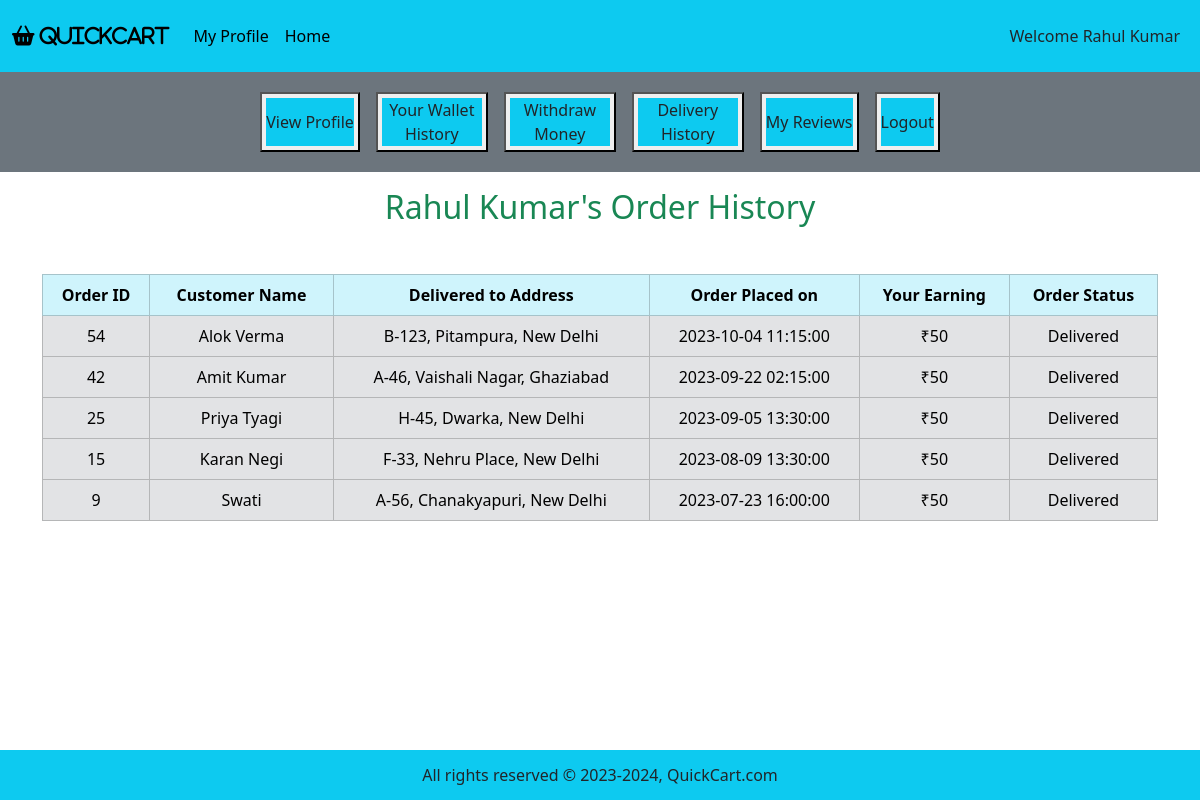
The page /agent_mode/profile_page.php?agent_id=1&history on the database as committed earlier.
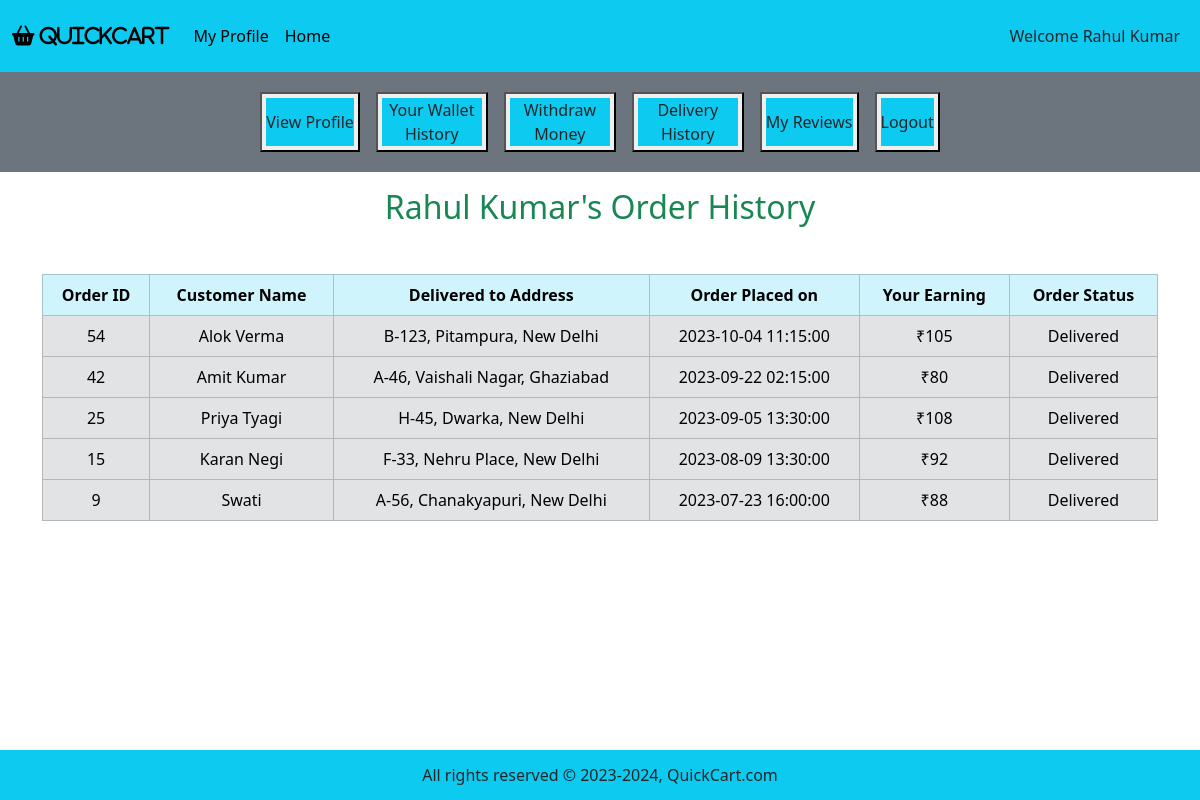
The same page on the database as committed later.
### tables this page shows
CREATE TABLE IF NOT EXISTS `order` (
	orderID INT AUTO_INCREMENT PRIMARY KEY,
    status VARCHAR(20) NOT NULL DEFAULT "Confirmed",  
    total_price DECIMAL(10, 2) NOT NULL,
    time TIMESTAMP NOT NULL DEFAULT CURRENT_TIMESTAMP,
    location VARCHAR(255) NOT NULL,
    agentPayment INT NOT NULL DEFAULT 50,
    customerID INT NOT NULL,
    agentID INT NOT NULL,
    FOREIGN KEY (customerID) REFERENCES customer(customerID),  
    FOREIGN KEY (agentID) REFERENCES deliveryAgent(agentID)  
);

CREATE TABLE IF NOT EXISTS customer (
	customerID INT AUTO_INCREMENT PRIMARY KEY, 
    first_name VARCHAR(50) NOT NULL,  
    last_name VARCHAR(50),
    address_street VARCHAR(100) NOT NULL,  
	address_city VARCHAR(50) NOT NULL,
	address_state VARCHAR(50) NOT NULL,
    pincode INT NOT NULL,
    phone_no BIGINT UNIQUE NOT NULL,  
    email VARCHAR(100) UNIQUE NOT NULL,
    password VARCHAR(50) NOT NULL,
    dob DATE NOT NULL,
    age INT DEFAULT 0,  
    gender VARCHAR(10)
);

### agent_mode/profile_page.php (the view, shortened to what the changed rows need)
<?php
include ('../includes/connect.php');
if (isset ($_GET['agent_id'])) {
    $agent_id = $_GET['agent_id'];
    $get_data = "SELECT * FROM deliveryAgent WHERE agentID = $agent_id;";
    $result_get = mysqli_query($con, $get_data);
    $row_data = mysqli_fetch_assoc($result_get);
    $agent_id = $row_data["agentID"];
    $agent_fname = $row_data['first_name'];
    $agent_lname = $row_data['last_name'];
    if ($agent_lname === null) {
        $agent_name = $agent_fname;
    } else {
        $agent_name = $agent_fname . ' ' . $agent_lname;
    }
}
?>
<!DOCTYPE html>
<html lang="en">
<head>
    <link href="https://cdn.jsdelivr.net/npm/bootstrap@5.3.3/dist/css/bootstrap.min.css" rel="stylesheet"
>
    <link rel="stylesheet" href="https://cdnjs.cloudflare.com/ajax/libs/font-awesome/6.5.1/css/all.min.css"
 />
    <link rel="stylesheet" href="../style.css">
</head>
<body>
    <div class="container-fluid p-0">
        <div class="container my-3">
            <?php
            if (isset ($_GET['history'])) {
                include ('agent_history.php');
            }
            ?>
        </div>
        <?php
        include ("../includes/footer.php");
        ?>
    </div>
</body>
</html>

### agent_mode/agent_history.php (shortened to what the changed rows need)
<?php
$fetch_orders = "SELECT * FROM `order` WHERE agentID = $agent_id AND status = 'Delivered' ORDER BY orderID DESC;";
$result_fetch = mysqli_query($con, $fetch_orders);
$num_of_rows = mysqli_num_rows($result_fetch);
if ($num_of_rows == 0) {
    echo "<h2 class='text-center text-danger'> Deliver orders to view history! </h2>";
} else {
    ?>
    <h2 class="text-center text-success"><?php echo "$agent_name's Order History"; ?></h2>
    <table class="table table-bordered mt-5">
        <thead class="table-info text-center text-white">
            <tr>
                <th>Order ID</th>
                <th>Customer Name</th>
                <th>Delivered to Address</th>
                <th>Order Placed on</th>
                <th>Your Earning</th>
                <th>Order Status</th>
            </tr>
        </thead>
        <tbody class="table-secondary text-white">
            <?php
            while ($fetch_row = mysqli_fetch_assoc($result_fetch)) {
                $order_id = $fetch_row["orderID"];
                $order_location = $fetch_row["location"];
                $order_time = $fetch_row["time"];
                $order_custID = $fetch_row["customerID"];
                $order_agentPayment = $fetch_row["agentPayment"];
                $order_status = $fetch_row["status"];
                ?>
                <tr class='text-center align-middle'>
                    <td>
                        <?php echo $order_id; ?>
                    </td>
                    <td>
                        <?php
                        $get_cust = "SELECT * FROM customer WHERE customerID = $order_custID;";
                        $result_get = mysqli_query($con, $get_cust);
                        $row_cust = mysqli_fetch_assoc($result_get);
                        $cust_fname = $row_cust['first_name'];
                        $cust_lname = $row_cust['last_name'];
                        if ($cust_lname === null) {
                            $cust_name = $cust_fname;
                        } else {
                            $cust_name = $cust_fname . ' ' . $cust_lname;
                        }
                        echo $cust_name;
                        ?>
                    </td>
                    <td>
                        <?php echo $order_location; ?>
                    </td>
                    <td>
                        <?php echo $order_time; ?>
                    </td>
                    <td>
                        <?php echo "₹$order_agentPayment"; ?>
                    </td>
                    <td>
                        <?php echo $order_status; ?>
                    </td>
                </tr>
                <?php
            }
            ?>
        </tbody>
    </table>
    <?php
}
?>

Rows that differ between the two databases and show on the page:
changed order "B-123, Pitampura, New Delhi": agentPayment "50" → "105"
changed order "A-46, Vaishali Nagar, Ghaziabad": agentPayment "50" → "80"
changed order "H-45, Dwarka, New Delhi": agentPayment "50" → "108"
changed order "F-33, Nehru Place, New Delhi": agentPayment "50" → "92"
changed order "A-56, Chanakyapuri, New Delhi": agentPayment "50" → "88"
